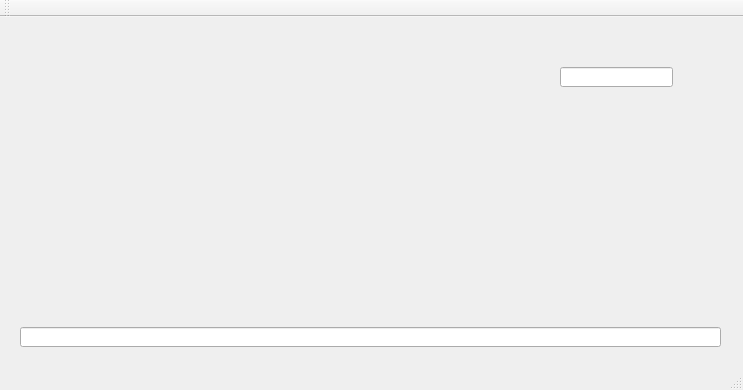
<?xml version="1.0" encoding="UTF-8"?>
<ui version="4.0">
 <class>MainWindow</class>
 <widget class="QMainWindow" name="MainWindow">
  <property name="geometry">
   <rect>
    <x>0</x>
    <y>0</y>
    <width>743</width>
    <height>390</height>
   </rect>
  </property>
  <property name="windowTitle">
   <string>MainWindow</string>
  </property>
  <widget class="QWidget" name="centralWidget">
   <widget class="QLabel" name="label_picture">
    <property name="geometry">
     <rect>
      <x>50</x>
      <y>20</y>
      <width>441</width>
      <height>191</height>
     </rect>
    </property>
    <property name="text">
     <string/>
    </property>
   </widget>
   <widget class="QLineEdit" name="line_name">
    <property name="geometry">
     <rect>
      <x>560</x>
      <y>50</y>
      <width>113</width>
      <height>20</height>
     </rect>
    </property>
   </widget>
   <widget class="QLineEdit" name="line_path">
    <property name="geometry">
     <rect>
      <x>20</x>
      <y>310</y>
      <width>701</width>
      <height>20</height>
     </rect>
    </property>
   </widget>
  </widget>
  <widget class="QMenuBar" name="menuBar">
   <property name="geometry">
    <rect>
     <x>0</x>
     <y>0</y>
     <width>743</width>
     <height>21</height>
    </rect>
   </property>
  </widget>
  <widget class="QToolBar" name="mainToolBar">
   <attribute name="toolBarArea">
    <enum>TopToolBarArea</enum>
   </attribute>
   <attribute name="toolBarBreak">
    <bool>false</bool>
   </attribute>
  </widget>
  <widget class="QStatusBar" name="statusBar"/>
 </widget>
 <layoutdefault spacing="6" margin="11"/>
 <resources/>
 <connections/>
</ui>
